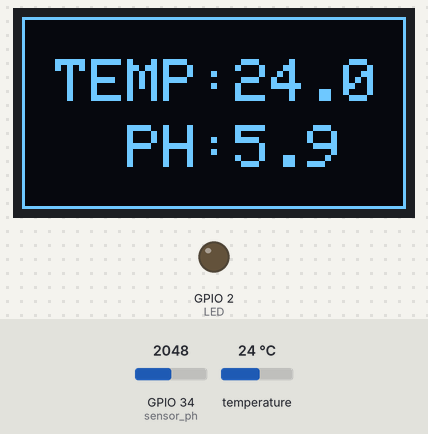
Bench run of a sketch on a simulated ESP32. Shown: 128×64 one-colour display, output pins drawn as LEDs (lit = HIGH). The test bench sets the inputs (shaded band); at power-on: temperature 24 °C, GPIO 34 (sensor_ph) = 2048. WiFi joins after 1.5 s; servers stay silent unless stated; uploads are accepted with an empty reply; what the sketch prints to the serial monitor is not drawn.

Above: at 2.9 s.
3.0 s: temperature set to 12 °C
At 8.2 s:
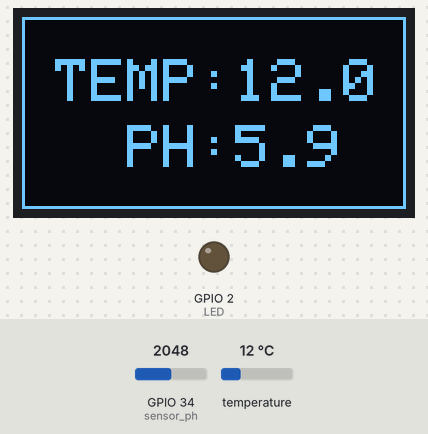
13.4 s: GPIO 34 (sensor_ph) set to 2866
At 17.8 s:
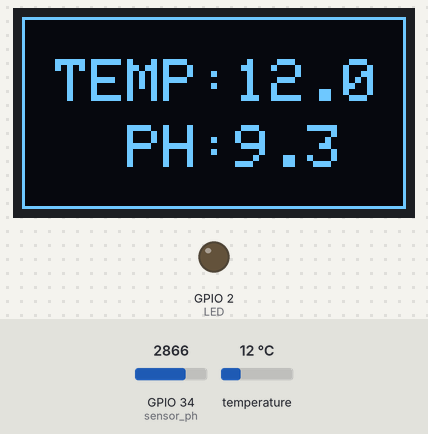
18.9 s: temperature set to 19 °C
At 22.7 s:
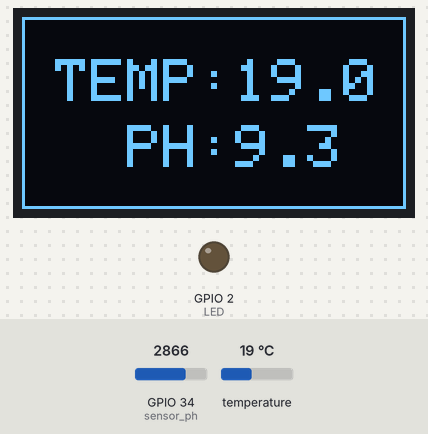
24.4 s: GPIO 34 (sensor_ph) set to 3603
At 26.3 s:
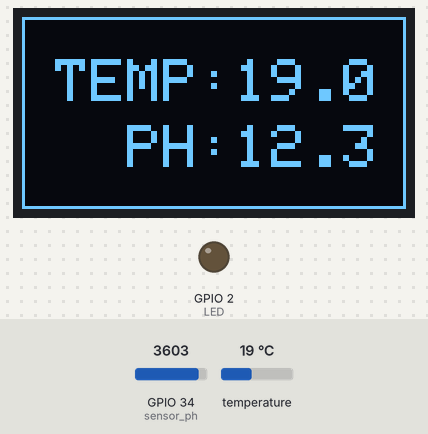
29.9 s: temperature set to 28 °C
At 31.1 s:
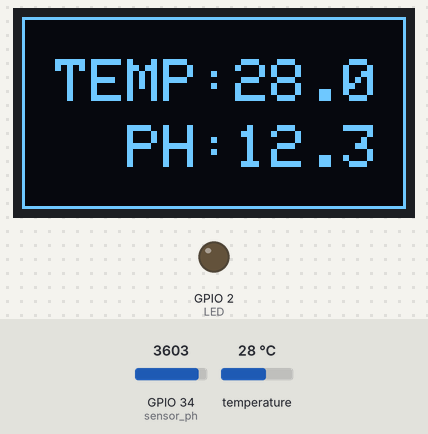
35.4 s: GPIO 34 (sensor_ph) set to 4095
At 40.8 s:
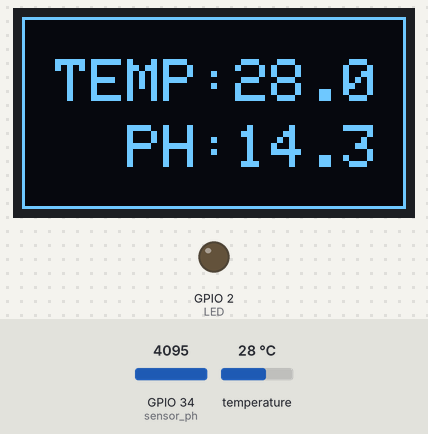
Timing chart, 0 to 41.9 s (numbered marks = the images above; inputs shaded):
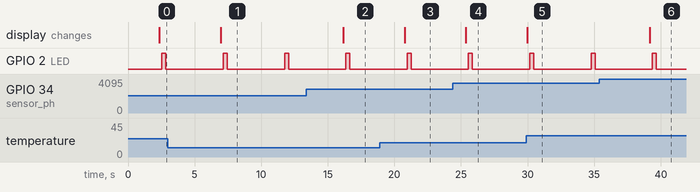

Measured:
- after the input at 3.0 s, the display: changes after 4.0 s (image 1)
- after the input at 13.4 s, the display: changes after 2.8 s (image 2)
- after the input at 18.9 s, the display: changes after 1.9 s (image 3)
- after the input at 24.4 s, the display: changes after 0.97 s (image 4)
- after the input at 29.9 s, the display: changes after 0.07 s (image 5)
- after the input at 35.4 s, the display: changes after 3.8 s (image 6)
- by itself, GPIO 2 (LED): alternates HIGH for 0.30 s and LOW for 4.3 s

The sketch:

main.ino
```cpp
#include <Wire.h>
#include <Adafruit_GFX.h>
#include <Adafruit_SSD1306.h>
#include <OneWire.h>
#include <DallasTemperature.h>
#include <WiFi.h>
#include <HTTPClient.h>

#define SCREEN_WIDTH 128
#define SCREEN_HEIGHT 64

const float ph4Value = 1500; // Valor lido para pH 4.0
const float ph7Value = 1300; // Valor lido para pH 7.0
const float ph10Value = 1100; // Valor lido para pH 10.0

const int LED = 2;
const int sensor_ph = 34;
const int PINO_ONEWIRE = 13;
OneWire oneWire(PINO_ONEWIRE);
DallasTemperature sensor_temp(&oneWire);
DeviceAddress endereco_temp;

const char* ssid = ""; // nome da sua rede
const char* password = "";  // senha do Wi-Fi
HTTPClient http; // Criação do objeto HTTPClient

Adafruit_SSD1306 oled(SCREEN_WIDTH, SCREEN_HEIGHT, &Wire, -1);

void setup() {
    Serial.begin(9600);
    pinMode(LED, OUTPUT);
	oled.begin(SSD1306_SWITCHCAPVCC, 0x3C);
    sensor_temp.begin();
    pinMode(sensor_ph, INPUT);

    // Conectar ao Wi-Fi
    WiFi.begin(ssid, password);
    Serial.print("Conectando ao Wi-Fi");
    while (WiFi.status() != WL_CONNECTED) {
        delay(500);
        Serial.print(".");
    }
    Serial.println("\nWi-Fi conectado!");
}

void show(float temp, float ph) {
    oled.clearDisplay();

    oled.drawRect(0, 0, 128, 64, WHITE);
    oled.setTextSize(2);
    oled.setTextWrap(false);

    oled.setTextColor(WHITE);
    oled.setCursor(11, 14);
    oled.println("TEMP:");

    oled.setTextColor(WHITE);
    oled.setCursor(71, 14);
    oled.println(temp, 1);

    oled.setTextColor(WHITE);
    oled.setCursor(35, 36);
    oled.println("PH:");

    oled.setTextColor(WHITE);
    oled.setCursor(71, 36);
    oled.println(ph, 1);

    oled.display();
}

float temp() {
    sensor_temp.requestTemperatures();
    if (!sensor_temp.getAddress(endereco_temp, 0)) {
        Serial.println("SENSOR_temp NAO CONECTADO");
        return -127.0;
    }
    float temperatura = sensor_temp.getTempC(endereco_temp);
    Serial.print("Temperatura = ");
    Serial.println(temperatura, 1);
    return temperatura;
}

float mapfloat(float x, float in_min, float in_max, float out_min, float out_max) {
  return (x - in_min) * (out_max - out_min) / (in_max - in_min) + out_min;
}

float ph() {
    int leitura = analogRead(sensor_ph);
    float ph = mapfloat(leitura, 1200, 2800, 2.5, 9.0);
    Serial.print("pH = ");
    Serial.println(ph, 1);
    return ph;
}

void sendToAPI(float temp, float ph, String uri) {
    if (WiFi.status() == WL_CONNECTED) {
        String url = "http://" + uri + "/data";
        http.begin(url);
        http.addHeader("Content-Type", "application/json");

        // Cria JSON para enviar
        String json = "{\"ph\":" + String(ph, 1) + ", \"temperatura\":" + String(temp, 1) + "}";

        // Envia POST
        int resposta = http.POST(json);
        Serial.print("Resposta da API: ");
        Serial.println(resposta);

        http.end();  // Finaliza a conexão
    } else {
        Serial.println("Wi-Fi desconectado!");
    }
}

void blink() {
    digitalWrite(LED, HIGH);
    delay(300);
    digitalWrite(LED, LOW);
    delay(300);
}

void loop() {
    float phValue = ph();
    float tempValue = temp();
    show(tempValue, phValue);
    sendToAPI(tempValue, phValue, "127.0.0.1:5000");
    blink();
    delay(3000);
}

// OLED PINOS
// GND  ->  GND
// VDD  ->  3V3
// SCK  ->  D22
// SDA  ->  D21

// TEMP PINOS
// GND  ->  GND
// VCC  ->  3V3
// DATA ->  D12 + Resistor 4.7KΩ para VCC

// PH PINOS
// GND  ->  GND
// GND  ->  GND
// PO   ->  A34
// V++  ->  3V3
```
